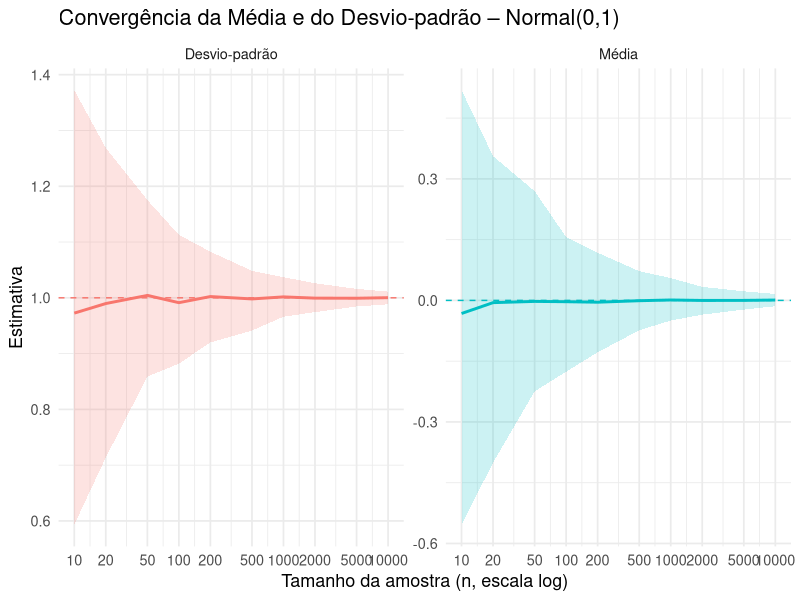

This figure's R source:
# Pacotes
library(dplyr)

# reproducibilidade
set.seed(42)

# Tamanhos de amostra e número de repetições
ns   <- c(10, 20, 50, 100, 200, 500, 1000, 2000, 5000, 10000)
reps <- 500

# Função para simular
sim_summary_normal <- function(ns, reps) {
  tibble::tibble(n = ns) %>%
    dplyr::mutate(
      sims = purrr::map(n, ~ replicate(reps, {
        x <- rnorm(.x, mean = 0, sd = 1)
        c(mean = mean(x), sd = sd(x))
      }))
    ) %>%
    dplyr::mutate(
      mean_vals = purrr::map(sims, ~ .x["mean", ]),
      sd_vals   = purrr::map(sims, ~ .x["sd", ])
    ) %>%
    dplyr::select(-sims) %>%
    tidyr::pivot_longer(cols = c(mean_vals, sd_vals),
                 names_to = "stat", values_to = "values") %>%
    tidyr::unnest(values) %>%
    dplyr::group_by(n, stat) %>%
    dplyr::summarise(
      med = median(values),
      lo  = quantile(values, 0.05),
      hi  = quantile(values, 0.95),
      .groups = "drop"
    ) %>%
    dplyr::mutate(
      stat = recode(stat, mean_vals = "Média", sd_vals = "Desvio-padrão"),
      true = ifelse(stat == "Média", 0, 1)
    )
}

normal_sum <- sim_summary_normal(ns, reps)

# Gráfico
ggplot2::ggplot(normal_sum, ggplot2::aes(x = n, y = med)) +
  ggplot2::geom_ribbon(ggplot2::aes(ymin = lo, ymax = hi, fill = stat), alpha = 0.2) +
  ggplot2::geom_line(ggplot2::aes(color = stat), size = 1) +
  ggplot2::geom_hline(ggplot2::aes(yintercept = true, color = stat), linetype = 2) +
  ggplot2::facet_wrap(~ stat, scales = "free_y") +
  ggplot2::scale_x_log10(breaks = ns) +
  ggplot2::labs(
    title = "Convergência da Média e do Desvio-padrão – Normal(0,1)",
    x = "Tamanho da amostra (n, escala log)", y = "Estimativa"
  ) +
  ggplot2::theme_minimal(base_size = 13) +
  ggplot2::theme(legend.position = "none")
